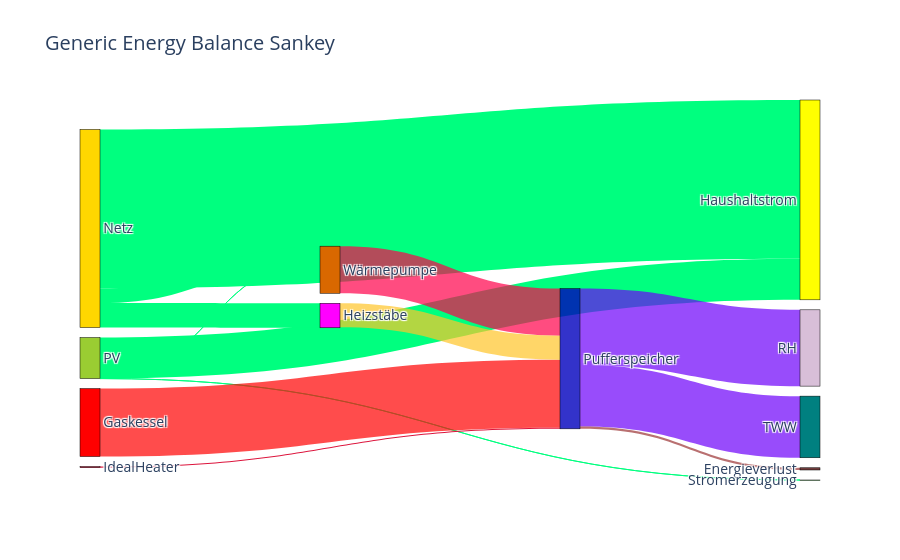

This figure's notebook cell:
### Code cell
import plotly.graph_objects as go

# --- 1. EXTRACT UNIQUE NODES ---
# We look at every connection in 'final_links' (e.g., 'PV:Haushaltstrom')
# and split them to find every unique participant.
unique_nodes = set()

for link_name in final_links.keys():
    source, target = link_name.split(':')
    unique_nodes.add(source)
    unique_nodes.add(target)

# Convert to a sorted list (so the order is fixed)
node_labels = sorted(list(unique_nodes))
print(f"Nodes found: {node_labels}")


# --- 2. ASSIGN COLORS GENERICALLY ---
# We try to use your preferred colors. If a node is new (unknown), we give it a default color.
preferred_colors = {
    'Netz': 'gold',
    'Haushaltstrom': 'yellow',
    'Wärmepumpe': 'rgba(217, 104, 0, 1)', # Orange-ish
    'Pufferspeicher': 'rgba(0, 0, 189, 0.8)', # Blue
    'Wärmelast': 'green',
    'BHKW': 'brown',
    'Stromerzeugung': 'rgba(0, 168, 0, 0.5)',
    'Pufferspeicher:Energieverlust': 'rgba(69, 0, 0, 0.76)',
    'Umwelt': 'rgba(0, 200, 150, 0.8)',
    'Gaskessel': 'red',
    'Heizstäbe': 'magenta',
    'TWW': 'teal',
    'RH': 'thistle',
    'PV': 'yellowgreen',
    'IdealHeater' : 'crimson',
    'Energieverlust': 'rgba(69, 0, 0, 0.76)'
}

# Build the color list in the exact order of 'node_labels'
node_colors = []
for node in node_labels:
    # .get() returns the specific color if found, or 'grey' if not found
    color = preferred_colors.get(node, 'lightgrey') 
    node_colors.append(color)


# --- 3. MAP LINKS TO INDICES ---
# Plotly needs numbers (0, 1, 2), not names. We look up the index of each name.
source_indices = []
target_indices = []
link_values = []
link_colors = []

for link_name, link_data in final_links.items():
    src_name, tgt_name = link_name.split(':')
    
    # Find the ID number (0, 1, 2...) for these names
    source_indices.append(node_labels.index(src_name))
    target_indices.append(node_labels.index(tgt_name))
    
    # Get the value (width) and color
    link_values.append(link_data[0])
    link_colors.append(link_data[1])


# --- 4. DRAW THE PLOT ---
fig = go.Figure(data=[go.Sankey(
    arrangement = "snap",
    valueformat = ".3s",
    valuesuffix = "Wh",
    
    # Define the Boxes (Nodes)
    node = dict(
      pad = 10,
      thickness = 20,
      line = dict(color = "black", width = 0.5),
      label = node_labels,
      color = node_colors
    ),
    
    # Define the Arrows (Links)
    link = dict(
      source = source_indices,
      target = target_indices,
      value = link_values,
      color = link_colors
    )
)])

fig.update_layout(title_text="Generic Energy Balance Sankey", font_size=14)
fig.show()

# Optional: Save
# if print_plot:
#      fig.write_html('generic_sankey.html')

### Figure 1 — Plotly figure (JSON) as saved in the notebook; plotly's stock layout.template omitted (floating-point values rounded to 4 significant figures)
{"data": [{"arrangement": "snap", "link": {"color": ["springgreen", "springgreen", "springgreen", "springgreen", "springgreen", "springgreen", "springgreen", "rgba(255, 0, 0, 0.7)", "rgba(0, 180, 138, 0.7)", "rgba(255, 0, 75, 0.7)", "rgba(255, 197, 41, 0.7)", "crimson", "rgba(109, 0, 250, 0.7)", "rgba(109, 0, 250, 0.7)", "rgba(130, 0, 3, 0.56)"], "source": [6, 6, 6, 5, 5, 5, 6, 1, 11, 12, 3, 4, 7, 7, 7], "target": [2, 12, 3, 2, 12, 3, 9, 7, 12, 7, 7, 7, 10, 8, 0], "value": [116700000.0, 4582.0, 35480.0, 452400000.0, 41960000.0, 69770000.0, 12590.0, 193700000, 0, 134100000.0, 68418000, 3243000.0, 175561100, 217400000.0, 6357000.0]}, "node": {"color": ["rgba(69, 0, 0, 0.76)", "red", "yellow", "magenta", "crimson", "gold", "yellowgreen", "rgba(0, 0, 189, 0.8)", "thistle", "rgba(0, 168, 0, 0.5)", "teal", "rgba(0, 200, 150, 0.8)", "rgba(217, 104, 0, 1)"], "label": ["Energieverlust", "Gaskessel", "Haushaltstrom", "Heizstäbe", "IdealHeater", "Netz", "PV", "Pufferspeicher", "RH", "Stromerzeugung", "TWW", "Umwelt", "Wärmepumpe"], "line": {"color": "black", "width": 0.5}, "pad": 10, "thickness": 20}, "type": "sankey", "valueformat": ".3s", "valuesuffix": "Wh"}], "layout": {"font": {"size": 14}, "title": {"text": "Generic Energy Balance Sankey"}}}
